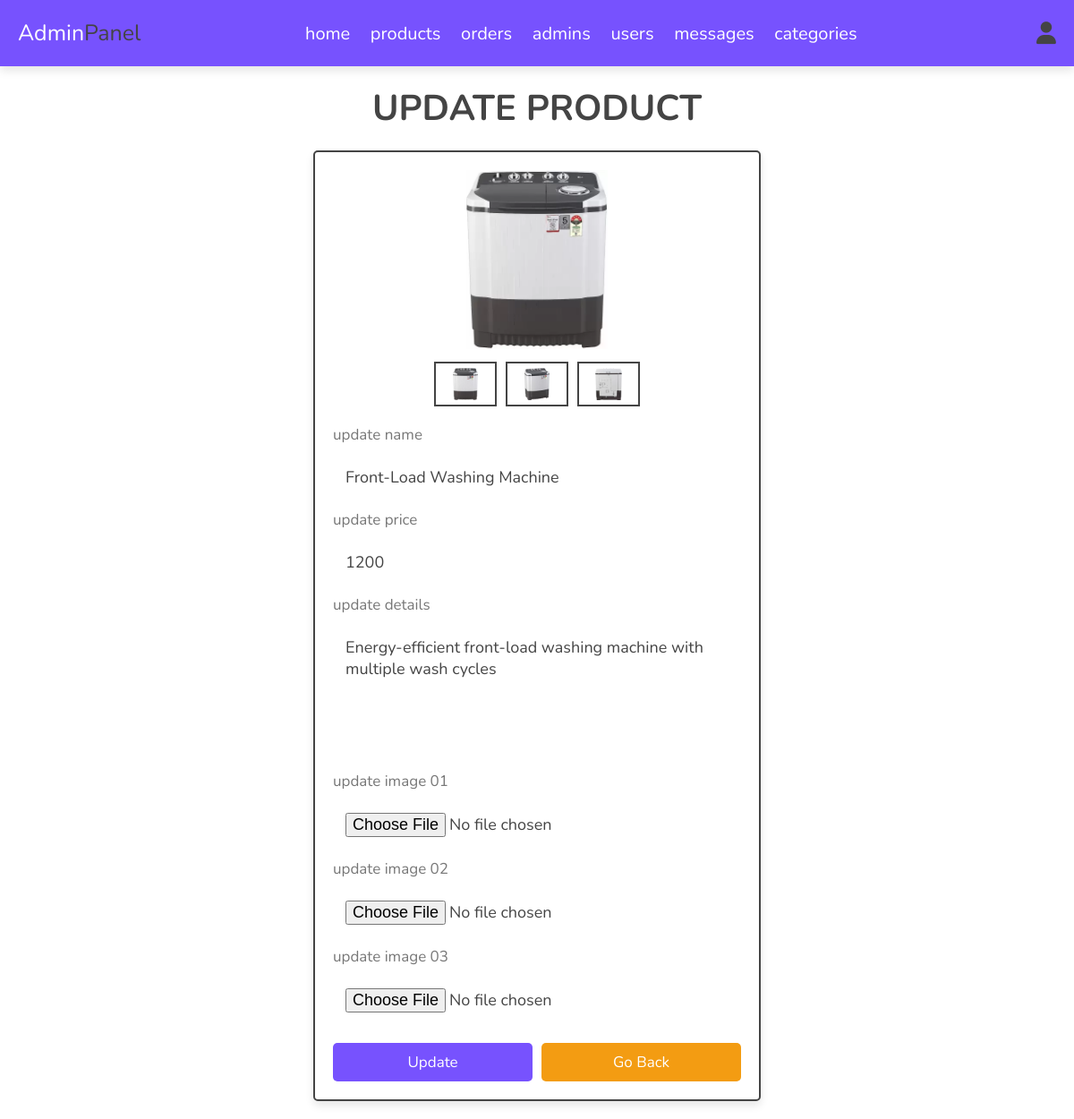
Screenshot of /admin/update_product.php?update=38 (signed in) with the database file from the repository.
### tables this page shows
CREATE TABLE IF NOT EXISTS `products` (
  `id` int NOT NULL AUTO_INCREMENT,
  `name` varchar(100) NOT NULL,
  `details` varchar(500) NOT NULL,
  `price` int NOT NULL,
  `image_01` varchar(100) NOT NULL,
  `image_02` varchar(100) NOT NULL,
  `image_03` varchar(100) NOT NULL,
  `code_category` int NOT NULL,
  PRIMARY KEY (`id`),
  KEY `fk_category` (`code_category`)
);

### admin/update_product.php (the view, shortened to what this page needs)
<?php
include '../components/connect.php';
?>
<!DOCTYPE html>
<html lang="en">
<head>
   <link rel="stylesheet" href="https://cdnjs.cloudflare.com/ajax/libs/font-awesome/6.1.1/css/all.min.css">
   <link rel="stylesheet" href="../assets/css/admin_style.css">
</head>
<body>
<?php include '../components/admin_header.php'; ?>
<section class="update-product">
   <h1 class="heading">update product</h1>
   <?php
      $update_id = $_GET['update'];
      $select_products = $conn->prepare("SELECT * FROM `products` WHERE id = ?");
      $select_products->execute([$update_id]);
      if($select_products->rowCount() > 0){
         while($fetch_products = $select_products->fetch(PDO::FETCH_ASSOC)){
   ?>
   <form action="" method="post" enctype="multipart/form-data">
      <div class="image-container">
         <div class="main-image">
            <img src="../<?= $fetch_products['image_01']; ?>" alt="">
         </div>
         <div class="sub-image">
            <img src="../<?= $fetch_products['image_01']; ?>" alt="">
            <img src="../<?= $fetch_products['image_02']; ?>" alt="">
            <img src="../<?= $fetch_products['image_03']; ?>" alt="">
         </div>
      </div>
      <span>update name</span>
      <input type="text" name="name" required class="box" maxlength="100" placeholder="enter product name" value="<?= $fetch_products['name']; ?>">
      <span>update price</span>
      <input type="number" name="price" required class="box" min="0" max="9999999999" placeholder="enter product price" onkeypress="if(this.value.length == 10) return false;" value="<?= $fetch_products['price']; ?>">
      <span>update details</span>
      <textarea name="details" class="box" required cols="30" rows="10"><?= $fetch_products['details']; ?></textarea>
      <span>update image 01</span>
      <input type="file" name="image_01" accept="image/jpg, image/jpeg, image/png, image/webp" class="box">
      <span>update image 02</span>
      <input type="file" name="image_02" accept="image/jpg, image/jpeg, image/png, image/webp" class="box">
      <span>update image 03</span>
      <input type="file" name="image_03" accept="image/jpg, image/jpeg, image/png, image/webp" class="box">
      <div class="flex-btn">
         <input type="submit" name="update" class="btn" value="update">
         <a href="products.php" class="option-btn">go back</a>
      </div>
   </form>
   <?php
         }
      }else{
         echo '<p class="empty">no product found!</p>';
      }
   ?>
</section>
</body>
</html>

### assets/css/admin_style.css (style rules this page uses)
:root { --main-color: #7752fe; --orange: #f39c12; --red: #e74c3c; --black: #444; --white: #fff; --light-color: #777; --light-bg: var(--bs-body-bg); --border: 0.2rem solid var(--black); --box-shadow: 0 0.5rem 1rem rgba(0, 0, 0, 0.1); }
* { font-family: "Nunito", sans-serif; margin: 0; padding: 0; box-sizing: border-box; outline: none; border: none; text-decoration: none; }
html { font-size: 62.5%; overflow-x: hidden; }
body { background-color: var(--light-bg); }
section { padding: 2rem; max-width: 1200px; margin: 0 auto; }
.heading { font-size: 4rem; color: var(--black); margin-bottom: 2rem; text-align: center; text-transform: uppercase; }
.btn, .delete-btn, .option-btn { display: block; width: 100%; margin-top: 1rem; border-radius: 0.5rem; padding: 1rem 3rem; font-size: 1.7rem; text-transform: capitalize; color: var(--white); cursor: pointer; text-align: center; }
.btn { background-color: var(--main-color); }
.option-btn { background-color: var(--orange); }
.flex-btn { display: flex; gap: 1rem; }
.update-product form { background-color: var(--white); box-shadow: var(--box-shadow); border-radius: 0.5rem; border: var(--border); padding: 2rem; max-width: 50rem; margin: 0 auto; }
.update-product form .image-container { margin-bottom: 2rem; }
.update-product form .image-container .main-image img { height: 20rem; width: 100%; object-fit: contain; }
.update-product form .image-container .sub-image { display: flex; gap: 1rem; justify-content: center; margin: 1rem 0; }
.update-product form .image-container .sub-image img { height: 5rem; width: 7rem; object-fit: contain; padding: 0.5rem; border: var(--border); cursor: pointer; transition: 0.2s linear; }
.update-product form .box { width: 100%; border-radius: 0.5rem; padding: 1.4rem; font-size: 1.8rem; color: var(--black); background-color: var(--light-bg); margin: 1rem 0; }
.update-product form span { font-size: 1.7rem; color: var(--light-color); }
.update-product form textarea { height: 15rem; resize: none; }

### rows the page displays
products: image_01 (picture), image_02 (picture), image_03 (picture), name "Front-Load Washing Machine", price "1200", details "Energy-efficient front-load washing machine with multiple wash cycles"
